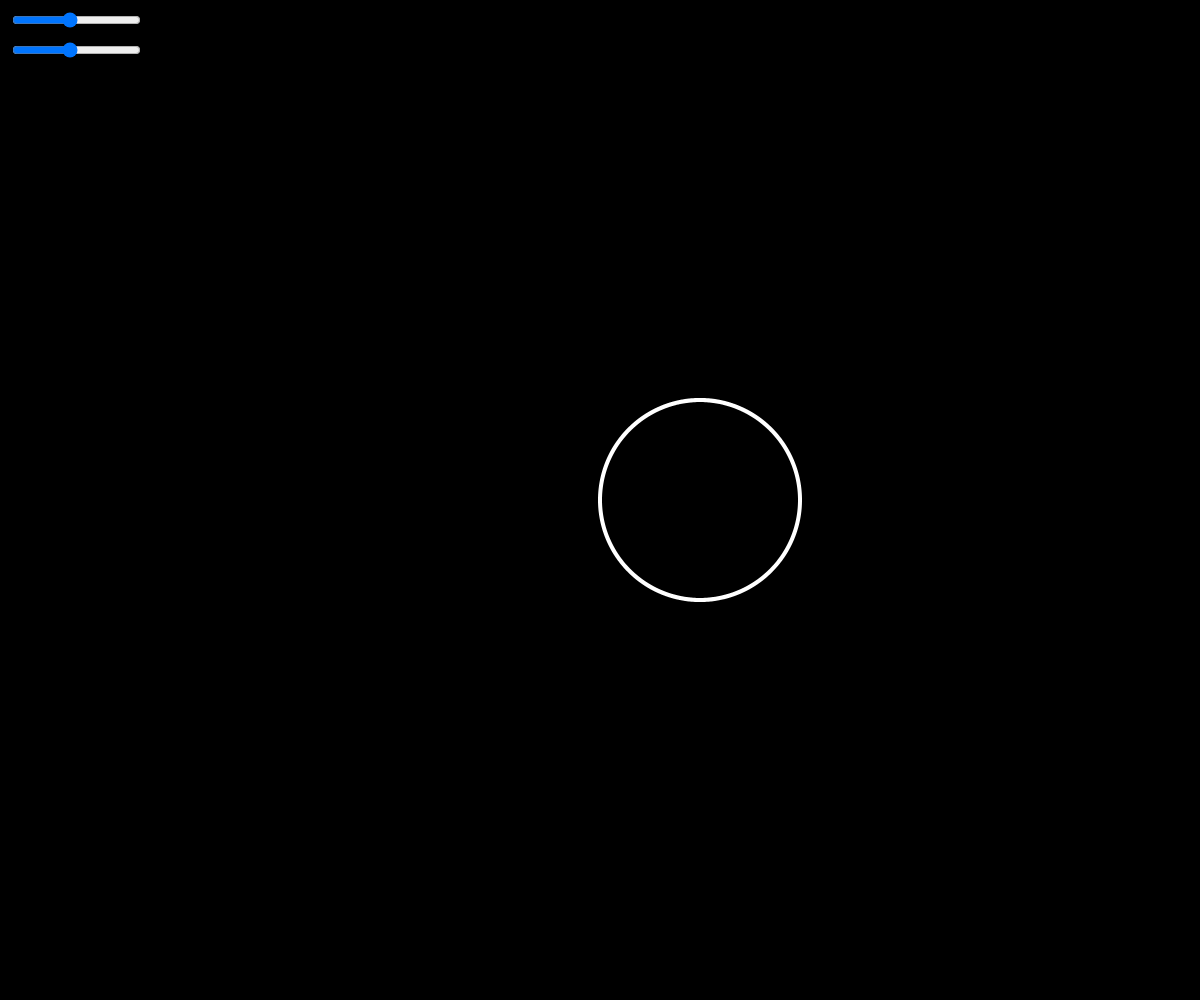
Frame 1 (no input)
Frame 60 (no input): identical to frame 1, image omitted
Frame 120 (the mouse pressed at the canvas centre since frame 60): identical to frame 1, image omitted

The p5.js sketch that drew this single still picture (run headless with seeded random() and noise() and a simulated clock; from frame 60 on, the mouse is pressed at the canvas centre):

// p5.js sketch
// ── sketch.js
var nSlider
var dSlider
var k

function setup() {
	createCanvas(windowWidth, windowHeight)
	nSlider = createSlider(1, 10, 5)
	dSlider = createSlider(1, 10, 5)
	nSlider.position(10, 10)
	dSlider.position(10, 40)
}

function draw() {
	k = nSlider.value() / dSlider.value()
	background(0)
	translate(width / 2, height / 2)
	stroke(255)
	strokeWeight(4)
	noFill()
	beginShape()
	for (var i = 0; i < TWO_PI * dSlider.value(); i += 0.01){
		var r = 200 * cos(k * i)
		var x = r * cos(i)
		var y = r * sin(i)
		vertex(x, y)
	}
	endShape()
}
